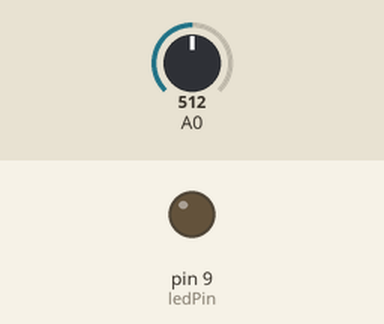
Recording of a sketch running on a simulated Arduino Uno, built with avr-gcc and run on an emulated ATmega328P. Parts: output pins drawn as LEDs (lit = HIGH). The test bench sets the inputs (shaded band); at power-on: A0 = 512.

Above: at 1.2 s.
1.3 s: A0 set to 716
At 1.8 s:
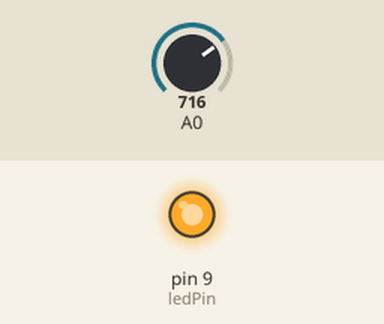
2.8 s: A0 set to 511
At 4.0 s:
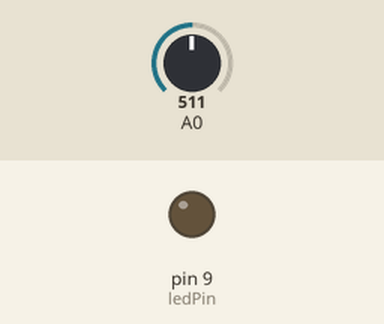
4.3 s: A0 set to 528
At 5.3 s:
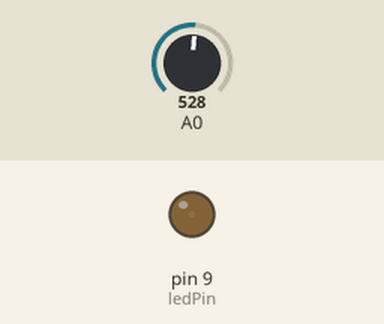
5.8 s: A0 set to 629
At 6.4 s:
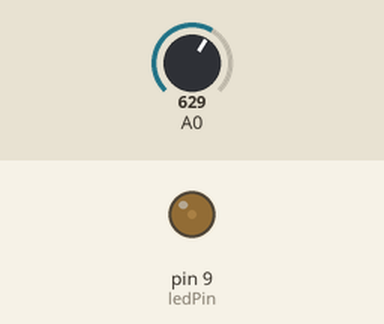
7.3 s: A0 set to 656
At 8.7 s:
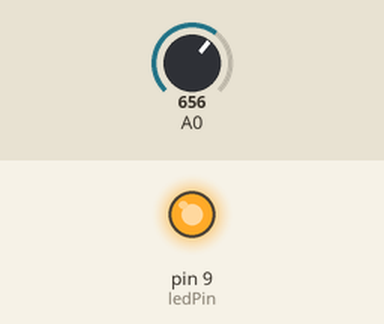
Timing chart, 0 to 9.8 s (numbered marks = the images above; inputs shaded):
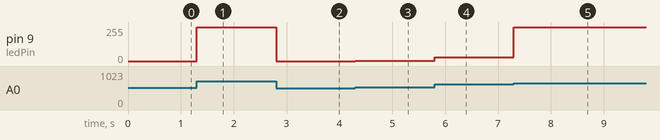

Measured:
- the behaviour switches between 642 and 643 on A0 (found by bisection; images 4 and 5)
- after the input at 1.3 s, pin 9 (ledPin): 0/255 → 255/255 at once
- after the input at 2.8 s, pin 9 (ledPin): 255/255 → 0/255 at once
- after the input at 4.3 s, pin 9 (ledPin): 0/255 → 3/255 at once
- after the input at 5.8 s, pin 9 (ledPin): 3/255 → 28/255 at once
- after the input at 7.3 s, pin 9 (ledPin): 28/255 → 255/255 at once

The sketch:

Ex2.ino
```cpp
int ledPin = 9;

void setup() {
  pinMode(ledPin, OUTPUT);
}

void loop() {
  int valorPot = analogRead(A0);
  int brilhoLed = valorPot * 255 / 1023;

  analogWrite(ledPin, brilhoLed);
}
```
